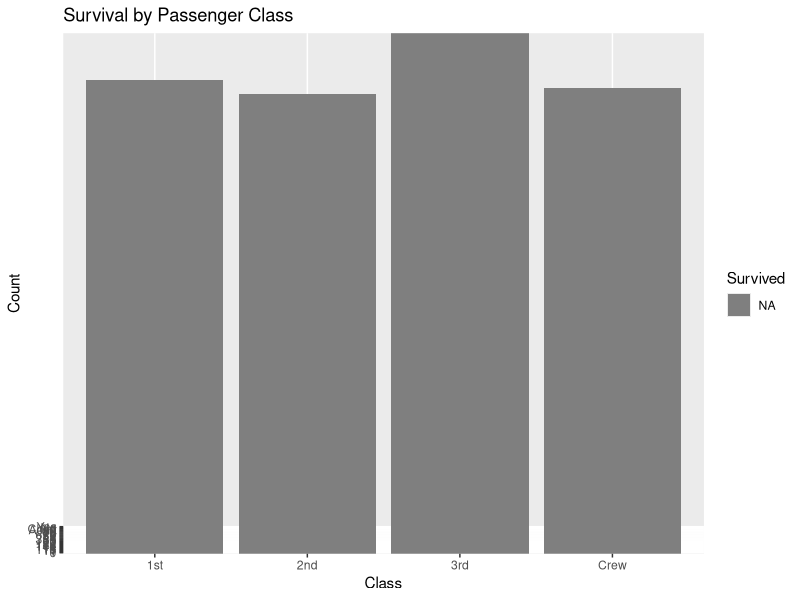
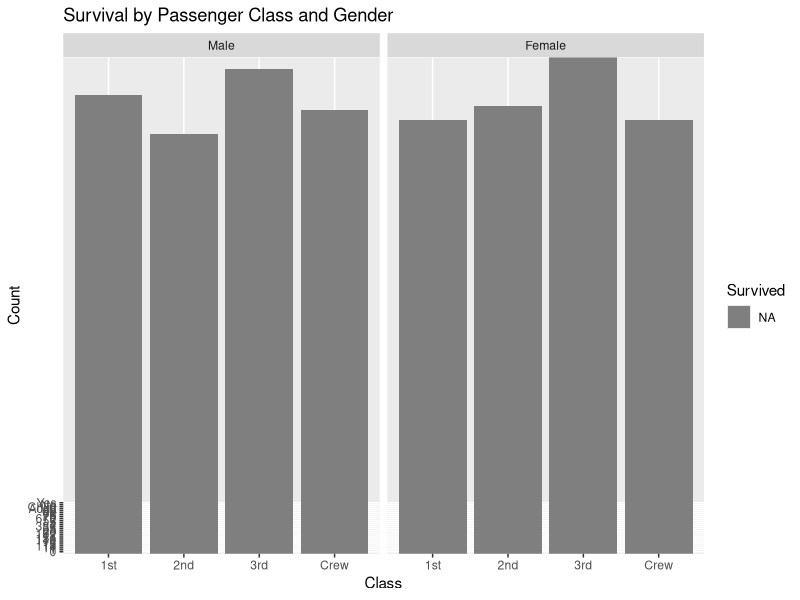

Generate these figures, in order, with R:
# Load required libraries
library(ggplot2)
library(dplyr)
library(tidyr)

# Load the Titanic dataset
data("Titanic")

# Convert Titanic dataset to a format suitable for plotting
titanic_data <- as.data.frame(Titanic) %>%
  gather(key = "Survived", value = "Count", -Class, -Sex) %>%
  mutate(Survived = factor(Survived, levels = c("No", "Yes")))

# (a) Bar chart to show details of "Survived" based on passenger Class
barplot_class_survived <- ggplot(titanic_data, aes(x = Class, y = Count, fill = Survived)) +
  geom_bar(stat = "identity", position = "stack") +
  labs(x = "Class", y = "Count", title = "Survival by Passenger Class") +
  scale_fill_manual(values = c("No" = "red", "Yes" = "green"))

# (b) Modify the plot based on gender of people who survived
barplot_class_gender_survived <- ggplot(titanic_data, aes(x = Class, y = Count, fill = Survived)) +
  geom_bar(stat = "identity", position = "stack") +
  facet_grid(. ~ Sex) +
  labs(x = "Class", y = "Count", title = "Survival by Passenger Class and Gender") +
  scale_fill_manual(values = c("No" = "red", "Yes" = "green"))

# Display the plots
print(barplot_class_survived)
print(barplot_class_gender_survived)
